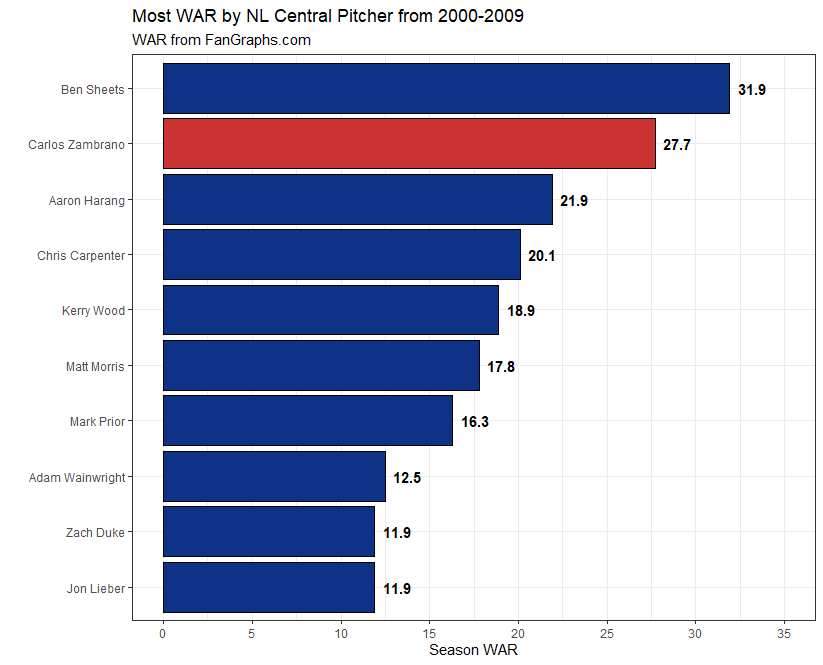

Recreate this plot in R.
#Set working directory

setwd("C:/Users/daily/Desktop/Repositories/MiscVisuals/Bar Charts")

#Load necessary libraries

library(tidyverse)
library(ggplot2)
library(weights)
theme_set(theme_bw())

#Import data

zambrano_data <- read.csv("C:/Users/daily/Desktop/Repositories/MiscVisuals/Bar Charts/Carlos Zambrano WAR.csv")

#Creating a highlight for Carlos Zambrano

zambrano_data <- zambrano_data %>%
  mutate(Highlight = ifelse(Name == "Carlos Zambrano", "yes", "no"))

#Combine season and player columns

zambrano_data$SeasonName <- paste(zambrano_data$Season, zambrano_data$Name, sep = " ")

#Create visual

zambrano_data %>%
  ggplot(aes(x = reorder(SeasonName, WAR), y = WAR, fill = Highlight)) +
  geom_bar(stat = "identity", color = "black") +
  geom_text(aes(label = rd(WAR, 1)), fontface = "bold", hjust = -0.3) +
  coord_flip(ylim = c(0, 35)) + 
  scale_y_continuous(breaks = seq(0, 35, 5)) +
  scale_fill_manual(values = c("yes" = "#CC3433", "no" = "#0E3386")) +
  theme(legend.position = "none") +
  labs(title = "Most WAR by NL Central Pitcher from 2000-2009",
       subtitle = "WAR from FanGraphs.com",
       x = "",
       y = "Season WAR",
       fill = "Player")
